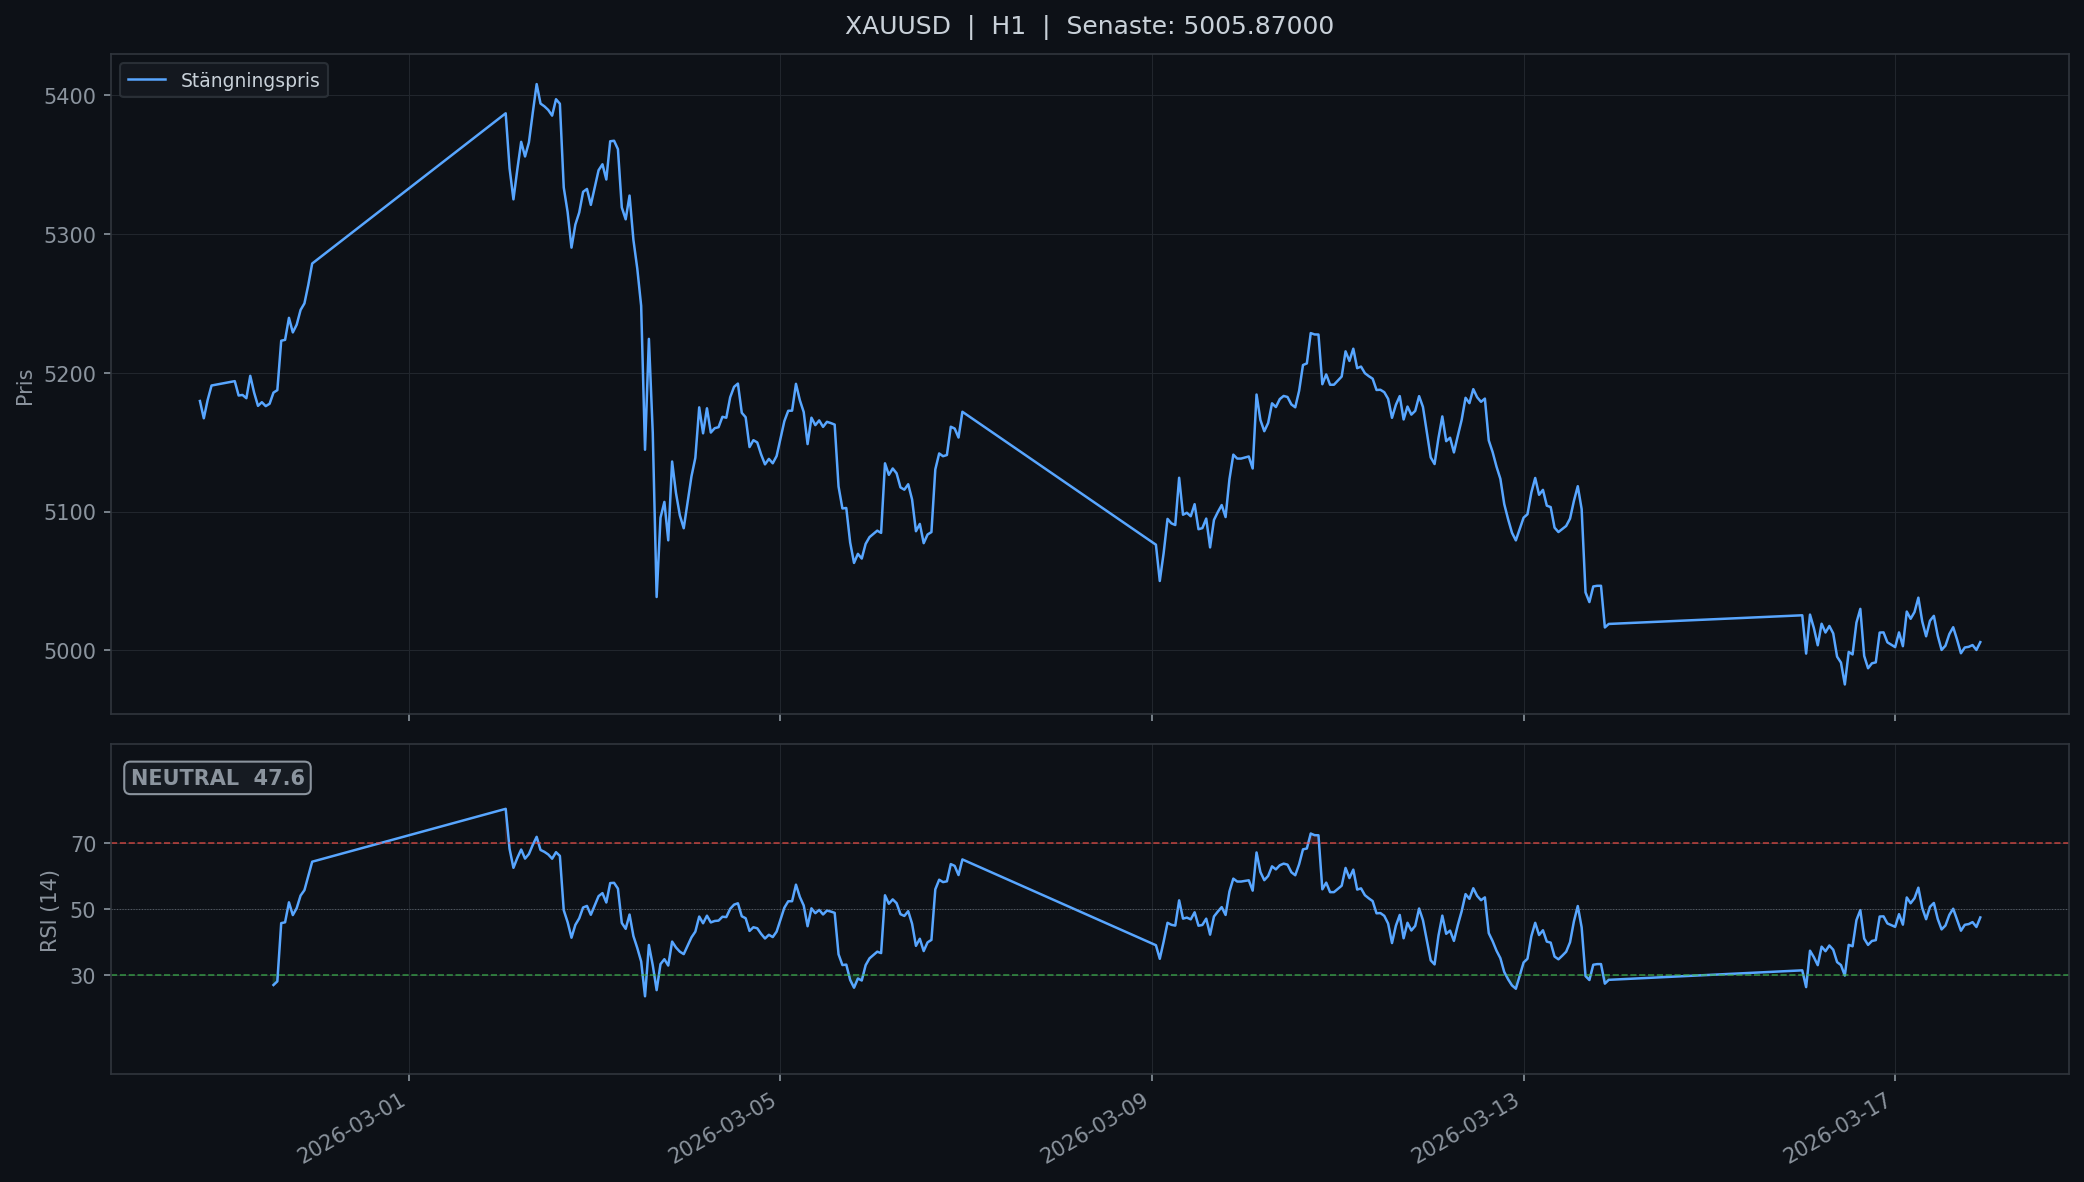

Here is the Python script that generated this plot:
"""
RSI-indikator med MetaTrader 5
Kräver: pip install MetaTrader5 pandas matplotlib
"""

import MetaTrader5 as mt5
import pandas as pd
import matplotlib.pyplot as plt
import matplotlib.dates as mdates
from datetime import datetime


# ── RSI-beräkning (Wilders smoothing) ─────────────────────────────────────────

def calculate_rsi(prices: pd.Series, period: int = 14) -> pd.Series:
    delta = prices.diff()
    gain = delta.clip(lower=0)
    loss = -delta.clip(upper=0)

    avg_gain = gain.ewm(alpha=1 / period, min_periods=period, adjust=False).mean()
    avg_loss = loss.ewm(alpha=1 / period, min_periods=period, adjust=False).mean()

    rs = avg_gain / avg_loss
    rsi = 100 - (100 / (1 + rs))
    return rsi


# ── Hämta data från MT5 ────────────────────────────────────────────────────────

def fetch_mt5_data(
    symbol: str,
    timeframe,
    n_bars: int = 500,
    login: int = None,
    password: str = None,
    server: str = None,
) -> pd.DataFrame:
    """
    Ansluter till MT5 och hämtar OHLCV-data.

    Args:
        symbol:    Instrument, t.ex. "EURUSD", "XAUUSD", "US500"
        timeframe: mt5.TIMEFRAME_H1, TIMEFRAME_D1, TIMEFRAME_M15 osv.
        n_bars:    Antal stängda ljusstakar att hämta
        login:     MT5-kontonummer (None = använd redan inloggad terminal)
        password:  Lösenord (None = använd redan inloggad terminal)
        server:    Mäklarserver (None = använd redan inloggad terminal)
    """
    if not mt5.initialize():
        raise RuntimeError(f"MT5 initialize misslyckades: {mt5.last_error()}")

    info = mt5.symbol_info(symbol)
    if info is None:
        mt5.shutdown()
        raise ValueError(f"Symbol '{symbol}' hittades inte i MT5.")

    rates = mt5.copy_rates_from_pos(symbol, timeframe, 0, n_bars)
    mt5.shutdown()

    if rates is None or len(rates) == 0:
        raise RuntimeError(f"Ingen data returnerades för {symbol}.")

    df = pd.DataFrame(rates)
    df["time"] = pd.to_datetime(df["time"], unit="s")
    df.set_index("time", inplace=True)
    df.rename(columns={"open": "Open", "high": "High",
                        "low": "Low", "close": "Close",
                        "tick_volume": "Volume"}, inplace=True)
    return df[["Open", "High", "Low", "Close", "Volume"]]


# ── Plottning ──────────────────────────────────────────────────────────────────

def plot_rsi(df: pd.DataFrame, symbol: str, timeframe_label: str,
             period: int = 14, overbought: float = 70, oversold: float = 30):

    df["RSI"] = calculate_rsi(df["Close"], period)

    last_rsi = df["RSI"].dropna().iloc[-1]
    last_close = df["Close"].iloc[-1]

    fig, (ax1, ax2) = plt.subplots(
        2, 1, figsize=(14, 8),
        gridspec_kw={"height_ratios": [2, 1]},
        sharex=True
    )
    fig.patch.set_facecolor("#0d1117")
    for ax in (ax1, ax2):
        ax.set_facecolor("#0d1117")
        ax.tick_params(colors="#8b949e")
        for spine in ax.spines.values():
            spine.set_edgecolor("#30363d")

    # Prischart
    ax1.plot(df.index, df["Close"], color="#58a6ff", linewidth=1.2, label="Stängningspris")
    ax1.set_ylabel("Pris", color="#8b949e", fontsize=10)
    ax1.legend(loc="upper left", facecolor="#161b22", edgecolor="#30363d",
               labelcolor="#c9d1d9", fontsize=9)
    ax1.set_title(
        f"{symbol}  |  {timeframe_label}  |  Senaste: {last_close:.5f}",
        color="#c9d1d9", fontsize=12, pad=10
    )
    ax1.grid(color="#21262d", linewidth=0.5)

    # RSI-chart
    rsi_color = "#3fb950" if last_rsi <= oversold else ("#f85149" if last_rsi >= overbought else "#58a6ff")
    ax2.plot(df.index, df["RSI"], color=rsi_color, linewidth=1.2)
    ax2.axhline(overbought, color="#f85149", linewidth=0.8, linestyle="--", alpha=0.7)
    ax2.axhline(oversold,   color="#3fb950", linewidth=0.8, linestyle="--", alpha=0.7)
    ax2.axhline(50,         color="#8b949e", linewidth=0.5, linestyle=":",  alpha=0.5)
    ax2.fill_between(df.index, df["RSI"], overbought,
                     where=(df["RSI"] >= overbought), color="#f85149", alpha=0.15)
    ax2.fill_between(df.index, df["RSI"], oversold,
                     where=(df["RSI"] <= oversold),   color="#3fb950", alpha=0.15)
    ax2.set_ylim(0, 100)
    ax2.set_yticks([oversold, 50, overbought])
    ax2.set_ylabel(f"RSI ({period})", color="#8b949e", fontsize=10)
    ax2.grid(color="#21262d", linewidth=0.5)

    # Signal-etikett
    if last_rsi >= overbought:
        signal = f"ÖVERKÖPT  {last_rsi:.1f}"
        sc = "#f85149"
    elif last_rsi <= oversold:
        signal = f"ÖVERSÅLD  {last_rsi:.1f}"
        sc = "#3fb950"
    else:
        signal = f"NEUTRAL  {last_rsi:.1f}"
        sc = "#8b949e"
    ax2.text(0.01, 0.88, signal, transform=ax2.transAxes,
             color=sc, fontsize=10, fontweight="bold",
             bbox=dict(facecolor="#161b22", edgecolor=sc, boxstyle="round,pad=0.3"))

    # X-axel datum
    ax2.xaxis.set_major_formatter(mdates.DateFormatter("%Y-%m-%d"))
    fig.autofmt_xdate(rotation=30)

    plt.tight_layout()
    plt.savefig("rsi_mt5.png", dpi=150, bbox_inches="tight", facecolor=fig.get_facecolor())
    print("Graf sparad: rsi_mt5.png")
    plt.show()


# ── Huvud ──────────────────────────────────────────────────────────────────────

if __name__ == "__main__":

    # ── Anpassa dessa inställningar ────────────────────────────────────────────
    SYMBOL     = "XAUUSD"
    TIMEFRAME  = mt5.TIMEFRAME_H1    # H1, H4, D1, M15, M5 osv.
    N_BARS     = 300                 # Antal ljusstakar
    RSI_PERIOD = 14
    OVERBOUGHT = 70
    OVERSOLD   = 30

    # Sätt login/password/server om MT5-terminalen inte redan är inloggad.
    # Lämna None för att använda aktiv session.
    LOGIN    = None   # t.ex. 123456789
    PASSWORD = None   # t.ex. "MittLösenord"
    SERVER   = None   # t.ex. "ICMarkets-Live"

    TIMEFRAME_LABELS = {
        mt5.TIMEFRAME_M1:  "M1",  mt5.TIMEFRAME_M5:  "M5",
        mt5.TIMEFRAME_M15: "M15", mt5.TIMEFRAME_M30: "M30",
        mt5.TIMEFRAME_H1:  "H1",  mt5.TIMEFRAME_H4:  "H4",
        mt5.TIMEFRAME_D1:  "D1",  mt5.TIMEFRAME_W1:  "W1",
    }
    tf_label = TIMEFRAME_LABELS.get(TIMEFRAME, str(TIMEFRAME))

    print(f"Hämtar {N_BARS} stänger för {SYMBOL} ({tf_label}) från MT5...")
    df = fetch_mt5_data(SYMBOL, TIMEFRAME, N_BARS, LOGIN, PASSWORD, SERVER)

    print(f"Senaste stängning : {df['Close'].iloc[-1]:.5f}")
    print(f"Tidsintervall     : {df.index[0]}  →  {df.index[-1]}")

    plot_rsi(df, SYMBOL, tf_label, RSI_PERIOD, OVERBOUGHT, OVERSOLD)

    # Skriv ut de 10 senaste RSI-värdena
    df["RSI"] = calculate_rsi(df["Close"], RSI_PERIOD)
    print("\n── Senaste 10 RSI-värden ──")
    print(df[["Close", "RSI"]].tail(10).to_string())
